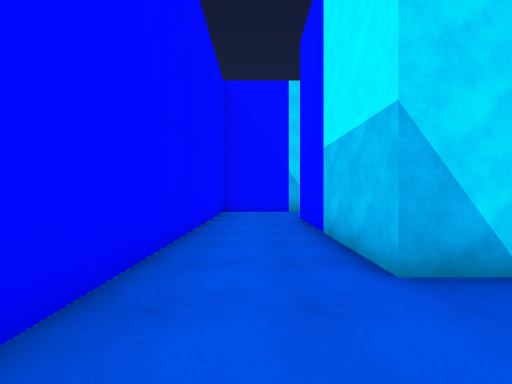
view 1 (above)

21 first-person views from a walk through a scene from a Unity 3-D project. The camera is 1.5 m above the floor, looks level and sees 90° across. The floor is counted in squares, 2 m on a side. Each view is taken from the middle of a square. On the plan, view 1 faces up. The plan holds only what a view shows up to about 9 squares ahead; the rest is blank. The player character is not drawn.

view 2
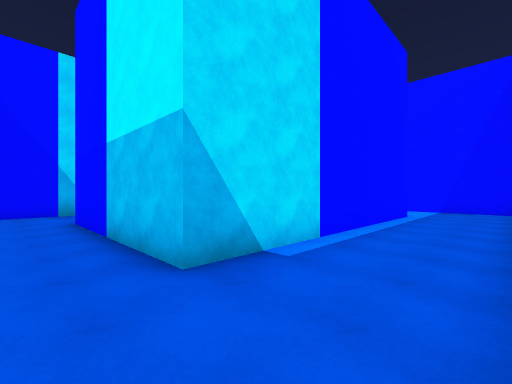

view 3
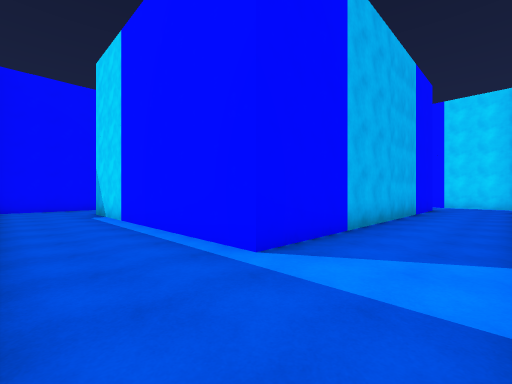

view 4
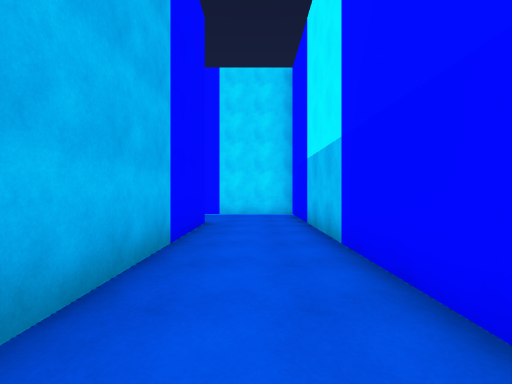

view 5
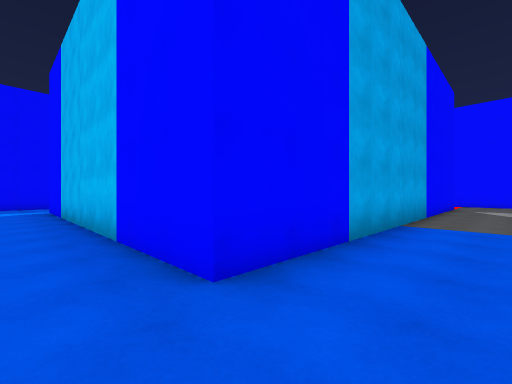

view 6
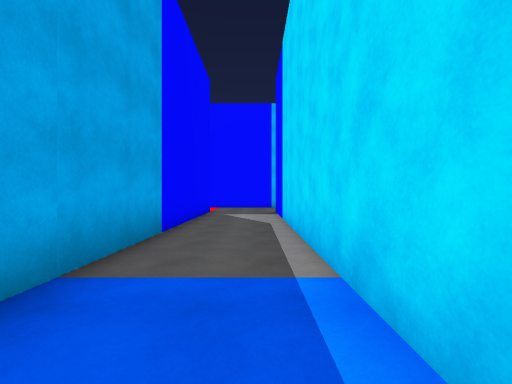

view 7
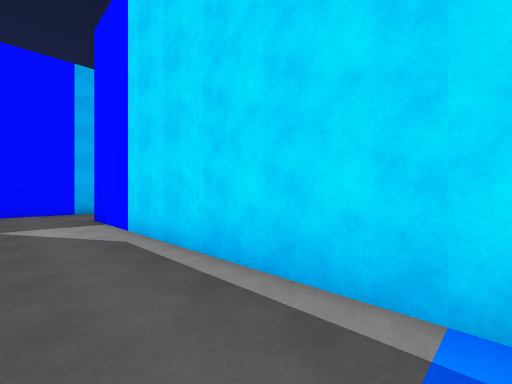

view 8
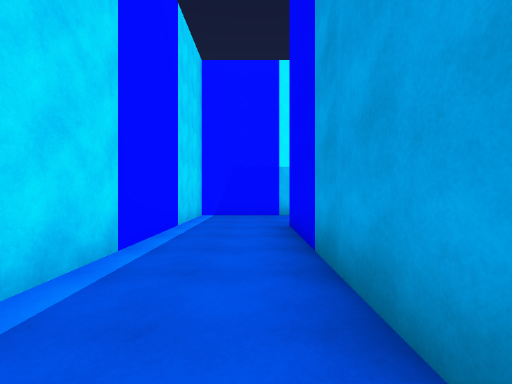

view 9
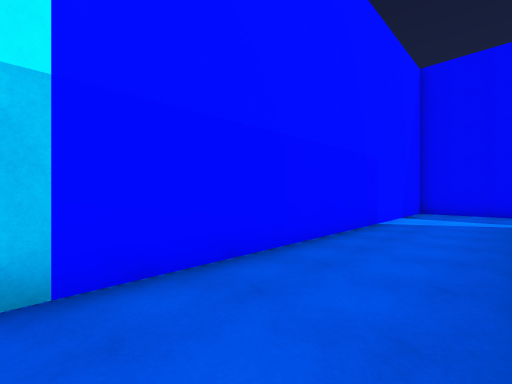

view 10
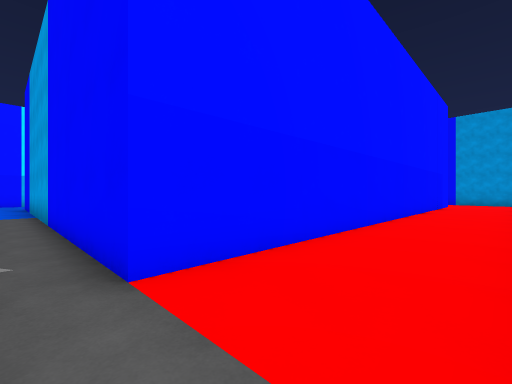

view 11
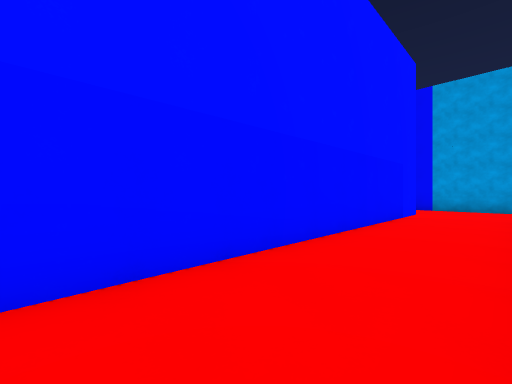

view 12
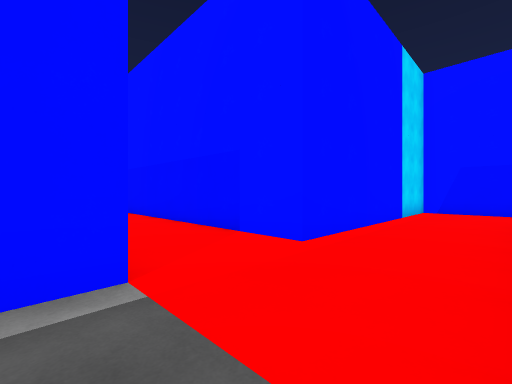

view 13
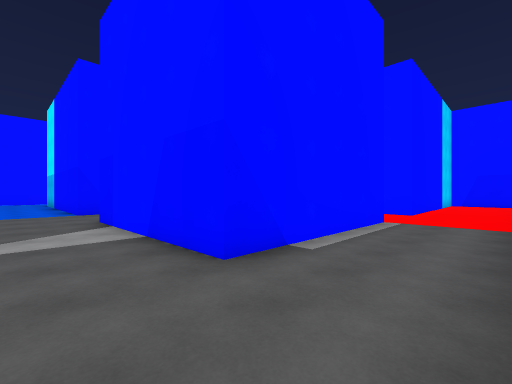

view 14
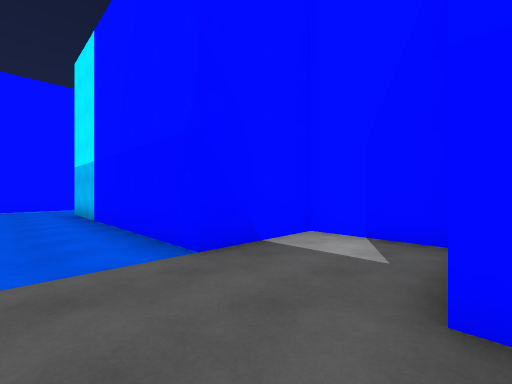

view 15
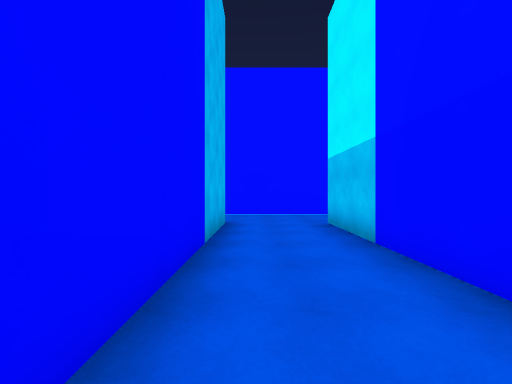

view 16
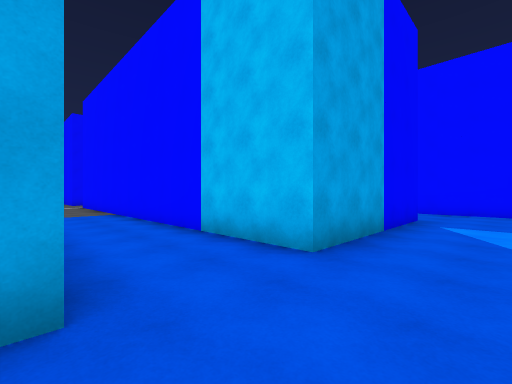

view 17
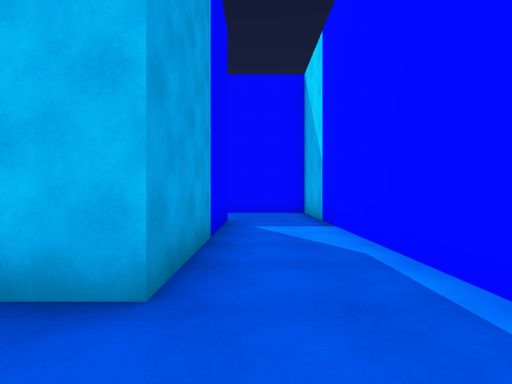

view 18
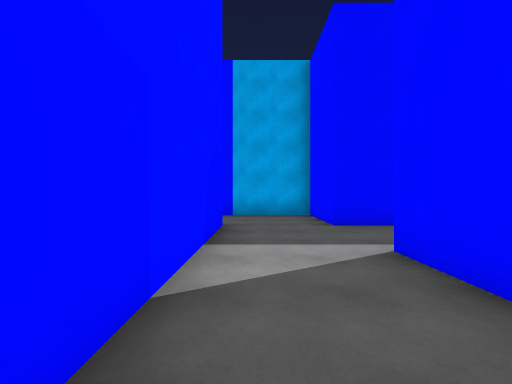

view 19
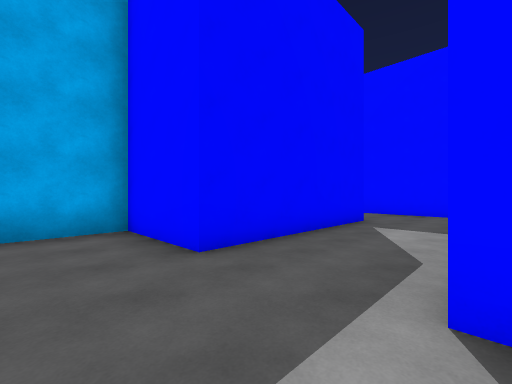

view 20
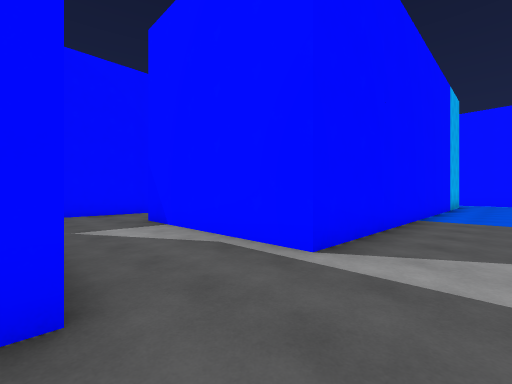

view 21
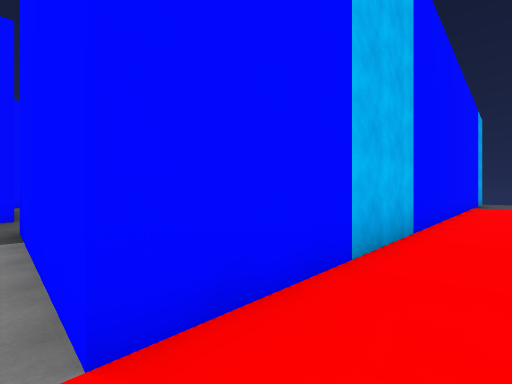

### Floor plan
Points are (right, up) in squares from view 1. A wall is a line through its corners. A room is listed if a view was taken in it or the views show most of it. See-through windows are left out.
Room 1 (views 1, 2, 3, 4, 5, 6, 7, 8, 9)
walls: (1.8, 9.7) (0, 9.7); (-1.2, 9) (-1.2, 0); (-3.8, 12.3) (8.8, 12.3) (8.8, 2.2) (1.3, 2.2) (1.3, 7.2); (9, -0.3) (11.2, -0.3) (11.2, 14.8) (-3.8, 14.8)
ways out: opening at (-3.5, 13.5) to room 2
Room 2 (views 10, 11, 12, 13, 14, 15, 16, 17, 18, 19, 20, 21)
walls: (-8.7, 2.5) (-8.7, 4.7) (-11.2, 4.7) (-11.2, 12.2); (-6.2, 8.4) (-6.2, -2.8) (-11.2, -2.8) (-11.2, 2.2); (-6, -5.2) (-5.5, -5.2); (-10.5, 14.8) (-19.5, 14.8); (-6.2, 15.4) (-6.2, 13); (-18.8, -2.7) (-13.8, -2.7) (-13.8, -5.2) (-10.9, -5.2); (-18.8, 12.3) (-13.8, 12.3) (-13.8, -0.2) (-18.8, -0.2); (3.5, -2.8) (-3.8, -2.8) (-3.8, 12.3); (3.8, -5) (3.8, -3)
ways out: opening at (-3.5, 13.5) to room 1; opening at (-18.5, -1.5); opening at (-18.5, 13.5)

Where each view was taken, in squares from view 1:
view 1: 0 up, 0 right, facing up
view 2: 0 up, 0 right, facing up-right
view 3: 0 up, 11 right, facing up-left
view 4: 6 up, 10 right, facing up
view 5: 14 up, 10 right, facing down-left
view 6: 14 up, 6 right, facing left
view 7: 13 up, 4 right, facing up-left
view 8: 13 up, 3 right, facing right
view 9: 10 up, 9 right, facing down-right
view 10: 13 up, 6 left, facing down-right
view 11: 7 up, 6 left, facing down-right
view 12: 5 down, 7 left, facing up-right
view 13: 5 down, 13 left, facing up-right
view 14: 2 up, 13 left, facing up-right
view 15: 6 up, 13 left, facing up
view 16: 14 up, 11 left, facing down-left
view 17: 13 up, 12 left, facing left
view 18: 3 up, 12 left, facing down
view 19: 0 up, 12 left, facing down-left
view 20: 3 down, 12 left, facing up-left
view 21: 3 down, 5 left, facing up-left
